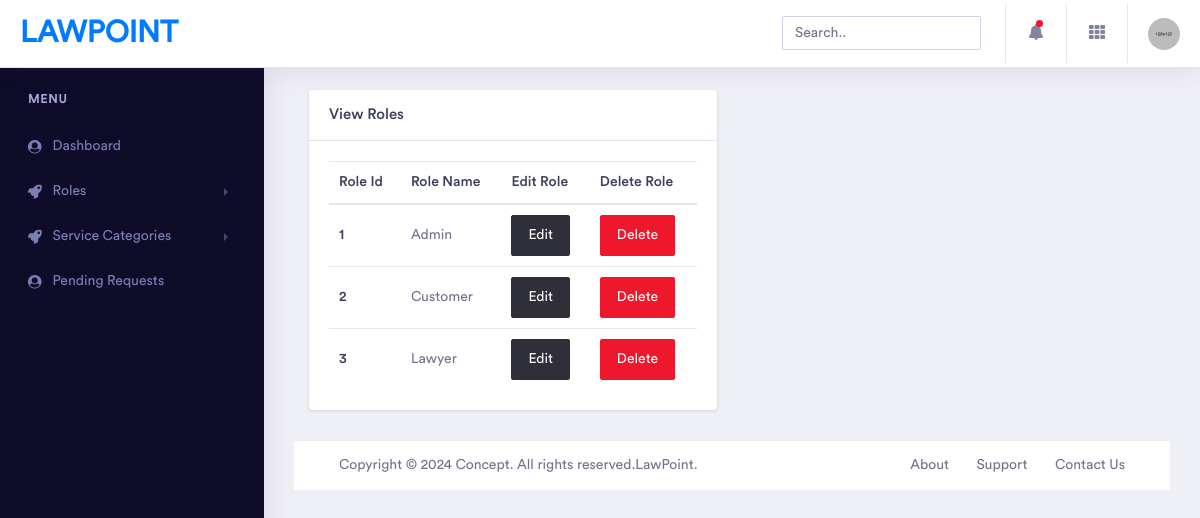
Screenshot of /Admin/viewRole.php with the database file from the repository.
### tables this page shows
CREATE TABLE `roles` (
  `role_id` int(11) NOT NULL,
  `role_name` varchar(255) NOT NULL
);

### Admin/viewRole.php (the view)
<?php
include("header.php");
?>
<?php
include("connection.php");
$select = "SELECT * FROM roles ";
$row = mysqli_query($connect, $select);
?>
                <div class="col-xl-6 col-lg-6 col-md-12 col-sm-12 col-12">
                            <div class="card">
                                <h5 class="card-header">View Roles</h5>
                                <div class="card-body">
                                    <table class="table table-hover">
                                        <thead>
                                            <tr>
                                                <th scope="col">Role Id</th>
                                                <th scope="col">Role Name</th>
                                                <th scope="col">Edit Role</th>
                                                <th scope="col">Delete Role</th>
                                            </tr>
                                        </thead>
                                        <tbody>
                                <?php
                                while ($data = mysqli_fetch_assoc($row)){
                                    ?>
                                    <tr>
                                        <th scope="row"> <?php echo $data['role_id']; ?> </th>
                                        <td> <?php echo $data['role_name']?></td>
                                        <td> <a href="editRole.php?i=<?php echo $data['role_id']?>" class="btn btn-dark">Edit</a> </td>
                                        <td> <a href="editRole.php?j=<?php echo $data['role_id']?>" class="btn btn-danger" onclick="return confirm('Record Will be Deleted Permanently!')">Delete</a> </td>
                                    </tr>
                               <?php }?>
                                </tbody>
                                    </table>
                                </div>
                            </div>
                        </div>
<?php
include("footer.php");
?>

### rows the page displays
roles: role_id "1", role_name "Admin"
roles: role_id "2", role_name "Customer"
roles: role_id "3", role_name "Lawyer"
